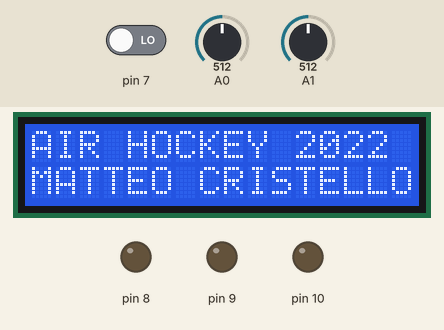
A sketch run on a simulated Arduino Uno, built with avr-gcc and run on an emulated ATmega328P. On the bench: 16×2 character LCD, output pins drawn as LEDs (lit = HIGH). Dashed ring = blinking. The inputs (shaded band) are chosen by the test bench; at power-on: pin 7 LOW, A0 = 512, A1 = 512.

Above: at 1.2 s.
1.3 s: pin 7 driven HIGH
At 2.1 s:
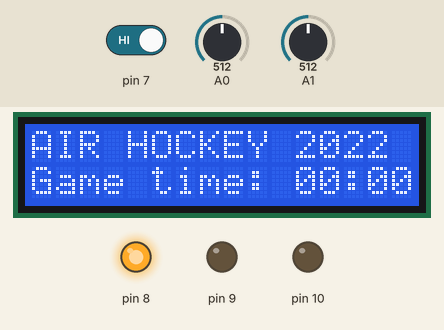
4.3 s: A0 set to 428
6.3 s: A0 set to 394
At 8.8 s:
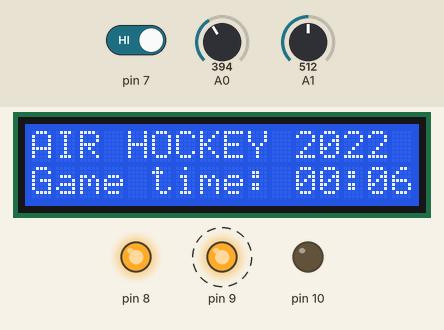
9.3 s: A1 set to 424
12.3 s: A1 set to 398
At 15.1 s:
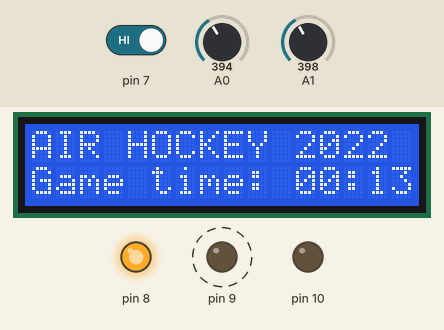
15.3 s: A0 set to 511
At 35.1 s:
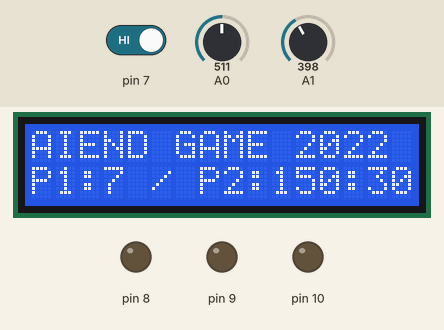
Timing chart, 0 to 36.6 s (numbered marks = the images above; inputs shaded):
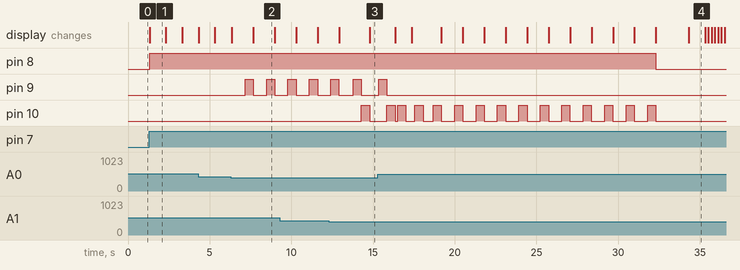

Measured:
- the behaviour switches between 413 and 412 on A0 (found by bisection; images 1 and 2)
- after the input at 1.3 s, pin 8: LOW → HIGH at once; the display: changes at once (image 1)
- after the input at 6.3 s, pin 9: alternates HIGH for 0.50 s and LOW for 0.81 s, starting after 0.86 s
- after the input at 12.3 s, pin 10: LOW → HIGH after 2.0 s, → LOW 0.50 s later
- after the input at 15.3 s, pin 8: HIGH → LOW after 17.0 s instead of 16.2 s
- what the display in image 1 shows lasts 1.0 s, from 1.3 s to 2.3 s
- what the display in image 2 shows lasts 1.3 s, from 7.7 s to 9.0 s

The sketch:

AirHockey.ino
```cpp
 /* AirHockey.ino */
/***************************************
 *  Air Hockey Arduino uno + Raspberry *
 *                                     *
 *     Matteo Cristello Mat 730976     *
 ***************************************/


#include <Arduino.h>
#include "HandlerFSM.h"

HandlerFSM *fsm;


void setup(){

  fsm = new HandlerFSM();
  fsm->setUp();
}

void loop(){


  fsm->schedule();

}
```

Button.h
```cpp
/* interface button.h */

#ifndef __BUTTON__
#define __BUTTON__

class Button {

   public:

	virtual bool isPressed() = 0;
};

#endif
```

ButtonImpl.cpp
```cpp
/* ButtonImpl.cpp */

#include "ButtonImpl.h"
#include "Arduino.h"

ButtonImpl::ButtonImpl(int pin){

	this->pin = pin;
	pinMode(pin,INPUT);
}
bool ButtonImpl::isPressed(){

	return digitalRead(pin) == HIGH;

}
```

ButtonImpl.h
```cpp
/* ButtonImpl.h */

#ifndef __BUTTONIMPL__
#define __BUTTONIMPL__

#include "Button.h"

class ButtonImpl: public Button{

   public:

	ButtonImpl(int pin);
	bool isPressed();

   private:

	int pin;
};

#endif
```

HandlerFSM.cpp
```cpp
/* HandlerFSM.cpp */

#include <Arduino.h>
#include "MyLiquidCrystal.h"
#include "config.h"
#include "HandlerFSM.h"
#include "HandlerImpl.h"


HandlerFSM::HandlerFSM(){
  this->game = WAIT_START_GAME;

}

void HandlerFSM::setUp(){
  initialize();
}
void HandlerFSM::schedule(){

  switch (this->game){
    case WAIT_START_GAME:
          waitStartGame();
          this->game = gamestate;
          break;
    case GAME_LOOP:
          gameLoop();
          this->game = gamestate;
          break;
    case GAME_END:
          gameEnd();
          this->game = gamestate;
          break;

  }
}
```

HandlerFSM.h
```cpp
/* HandlerFSM.h */

#ifndef __HANDLERFSM__
#define __HANDLERFSM__

class HandlerFSM {

    public:

    HandlerFSM();
    void setUp();
    void schedule();

  private:

    uint8_t game;
};

#endif
```

HandlerImpl.cpp
```cpp
/* HandlerImpl.cpp */

#include <Arduino.h>
#include "HandlerImpl.h"
#include "config.h"
#include "Led.h"
#include "ButtonImpl.h"
#include "MatchImpl.h"
#include "Photoresistor.h"
#include "MyliquidCrystal.h"
#include "arduino-timer.h"
#include "MSG.h"


  /* objects */

Light *lightStartGame;
Light *lightPlayerOneGoal;
Light *lightPlayerTwoGoal;

Button *buttonStartGame;

Match *match;

Photoresistor *photoResistorPlayerOne;
Photoresistor *photoResistorPlayerTwo;

MyliquidCrystal *_display;

MSG *msgScorePlayerOne;
MSG *msgScorePlayerTwo;

/* timer creating */
auto timerCheckButtonIsPressed = timer_create_default();
auto timerCheckGoalPlayerOne = timer_create_default();
auto timerCheckGoalPlayerTwo = timer_create_default();

/* check Led game */
bool lightGameOn = false;
bool lightPlayerOne = false;
bool lightPlayerTwo = false;

/* time for build the game time, timeNow is always = millis() */
long timeNow;
long totalGameTime;


/* for inizialing my fields objects */
int ScoreDefaultPlayerOne = 0;
int ScoreDefaultPlayerTwo = 0;

bool playedGame = false;

long waitForSeeResult = 2000;  /* millis() */
long timeGoal = 500;    /* millis() */

uint8_t gamestate; /* variable to handle FSM states */

bool pressed = false;       /*variable to handle the pressure of the button*/
bool goalPlayerOne = false;
bool goalPlayerTwo = false;


LiquidCrystal lcd(12, 11, 5, 4, 3, 2);


/*setting up all my objects*/
void initialize(){

      /* inizialization of my objects */
    match = new MatchImpl(ScoreDefaultPlayerOne, ScoreDefaultPlayerOne);
    lightStartGame = new Led(LED_GAME);
    lightPlayerOneGoal = new Led(LED_PLAYER_ONE);
    lightPlayerTwoGoal = new Led(LED_PLAYER_TWO);
    buttonStartGame = new ButtonImpl(BUTTON_GAME);
    photoResistorPlayerOne = new Photoresistor(P_PLAYER_ONE);
    photoResistorPlayerTwo = new Photoresistor(P_PLAYER_TWO);
    _display = new MyliquidCrystal(12, 11, 5, 4, 3, 2);
    timerCheckButtonIsPressed.every(50,CheckButton);

    Serial.begin(9600);    /* rate baud */

    _display->printIntestation(); /* start with the first instestation of the display */

    timeNow = 0;

    totalGameTime = 30000;  /*millis() 120000 (2min) */ /*30 000 = 30 secondi*/


}

/*      ====== procedure game state ======       */
void waitStartGame(){

  timerCheckButtonIsPressed.every(50,CheckButton);
  timerCheckButtonIsPressed.tick();

  if( pressed ){
    pressed = false;
    gamestate = GAME_LOOP;
  }else{
 gamestate = WAIT_START_GAME;
  }
}

void gameLoop(){
  timerCheckButtonIsPressed.every(50,CheckButton); /* setting up time for calling CheckButton() */
  timerCheckButtonIsPressed.tick();               /* tick() the timer */

    if (!lightGameOn && pressed) {

 // Serial.println("Starting Match...\n");
  timeNow = millis(); /* get timeNow with millis() */
  lcd.clear();


  while (millis() < timeNow + totalGameTime) {  /* while my game time is going... */


      _display->printIntestationGame(match->getScorePlayerOne(), match->getScorePlayerTwo()); /* get the instestation game */
      _display->digitalClock(timeNow);  /* get scores inside the intestation game */
      lightStartGame->switchOn(); /* switch on led game */
      lightGameOn = true;
      playedGame = true;


    timerCheckGoalPlayerOne.every(1000,checkGoalPlayerOne);
    timerCheckGoalPlayerTwo.every(1000,checkGoalPlayerTwo);
    timerCheckGoalPlayerTwo.tick();
    timerCheckGoalPlayerOne.tick();
      /* if PlayerOne makes a goal... */


   if (goalPlayerOne) {

    goalPlayerOne = false;
    match->playerOneGoal();
    lightPlayerOneGoal->switchOn();
    lightPlayerOne = true;
    delay(timeGoal);
    lightPlayerOneGoal->switchOff();
    lightPlayerOne = false;

    lcd.clear();
    _display->printIntestationGame(match->getScorePlayerOne
                 (),
                 match->getScorePlayerTwo());


      }


      /* if PlayerTwo makes a goal... */

    if (goalPlayerTwo) {
    goalPlayerTwo = false;
    match->playerTwoGoal();
    lightPlayerTwoGoal->switchOn();
    lightPlayerTwo = true;
    delay(timeGoal);
    lightPlayerTwoGoal->switchOff();
    lightPlayerTwo = false;

    lcd.clear();
    _display->printIntestationGame(match->getScorePlayerOne
                 (),
                 match->getScorePlayerTwo());

      }


  }     /* end while() */


  gamestate = GAME_END;

    }

  }


  void gameEnd(){
    lcd.clear();
  _display->printIntestationGame(match->getScorePlayerOne(),
            match->getScorePlayerTwo());
  _display->digitalClock(timeNow);
  lightStartGame->switchOff();
  lightGameOn = false;
  pressed = false;
  delay(waitForSeeResult);
  lcd.clear();


    /* end if-control button.... */
    if (playedGame != false) {

  _display->printEndGame(match->getScorePlayerOne(),
             match->getScorePlayerTwo());
  playedGame = false;
  _display->printIntestation();
  msgScorePlayerOne = new MSG(match->getScorePlayerOne());
  msgScorePlayerTwo = new MSG(match->getScorePlayerTwo());

 if(Serial.available() == 0){
   msgScorePlayerOne->sendMessage();
    msgScorePlayerTwo->sendMessage();
 }


  match->resetResults();/* reset scores, it will be ready for another game with a new scores*/
  gamestate = WAIT_START_GAME;
    }
  }


/* ====== procedure about timer ====== */

bool checkGoalPlayerOne(void *){
  if (photoResistorPlayerOne->isGoal(P_PLAYER_ONE) != false){
    goalPlayerOne = true;
  }
}

bool checkGoalPlayerTwo(void *){
   if (photoResistorPlayerTwo->isGoal(P_PLAYER_TWO) != false){
      goalPlayerTwo = true;
  }

}

 bool CheckButton(void *){
  if ( buttonStartGame->isPressed()) {
    pressed = true;
    }
  else
  pressed = false;
}
```

HandlerImpl.h
```cpp
/* HandlerImpl.h */

#ifndef __HANDLERIMPL__
#define __HANDLERIMPL__

void initialize();
void waitStartGame();
void selectNames();
void gameLoop();
void gameEnd();


bool checkGoalPlayerOne(void *);
bool checkGoalPlayerTwo(void *);
bool CheckButton(void *);

#endif
```

Led.cpp
```cpp
/* Led.cpp */

#include "Led.h"
#include "Arduino.h"

Led::Led(int pin){

	this->pin = pin;
	pinMode(pin,OUTPUT);
}

void Led::switchOn(){

	digitalWrite(pin,HIGH);
}

void Led::switchOff(){

	digitalWrite(pin,LOW);
};
```

Led.h
```cpp
/* Led.h */

#ifndef __LED__
#define __LED__

#include "Light.h"

class Led : public Light {

   public:

	Led(int pin);
	void switchOn();
	void switchOff();


   private:

	int pin;
};

#endif
```

Light.h
```cpp
/* interface Light.h */

#ifndef __LIGHT__
#define __LIGHT__

class Light {

   public:

	virtual void switchOn() = 0;
	virtual void switchOff() = 0;
};

#endif
```

MSG.cpp
```cpp
/* MSG.cpp */

#include <Arduino.h>
#include "MSG.h"

MSG::MSG(int content){
  this->content = content;
}

void MSG::sendMessage(){
  Serial.println(this->content);

}

int MSG::getMessage(){
  return this->content;
}
```

MSG.h
```cpp
/*MSG.h*/

#ifndef __MSG__
#define __MSG__

class MSG {

  public:

  MSG(int content);
  void sendMessage();
  int getMessage();

  private :

  int content;
};

#endif
```

Match.h
```cpp
/* interface Match.h */

#ifndef __MATCH__
#define __MATCH__

class Match {

   public:

	virtual int getScorePlayerOne();
	virtual int getScorePlayerTwo();
	virtual void playerOneGoal();
	virtual void playerTwoGoal();
  virtual void resetResults();


};

#endif
```

MatchImpl.cpp
```cpp
/* MatchImpl.cpp */

#include "MatchImpl.h"
#include <Arduino.h>

 MatchImpl::MatchImpl(int scorePlayerOne, int scorePlayerTwo){
  this->playerOneScore = scorePlayerOne;
  this->playerTwoScore = scorePlayerTwo;

}
int MatchImpl::getScorePlayerOne(){

		return this->playerOneScore;
}
int MatchImpl::getScorePlayerTwo(){

		return this->playerTwoScore;
}
void MatchImpl::playerOneGoal(){

    playerOneScore++;

}
void MatchImpl::playerTwoGoal(){

		playerTwoScore++;
}
void MatchImpl::resetResults(){

      this->playerOneScore = 0;
      this->playerTwoScore = 0;

}
```

MatchImpl.h
```cpp
/* MatchImpl.h */

#ifndef __MATCHIMPL__
#define __MATCHIMPL__

#include <Arduino.h>
#include "Match.h"

class MatchImpl: public Match {

   public:

  MatchImpl(int scorePlayerOne,int scorePlayerTwo);
	int getScorePlayerOne();
	int getScorePlayerTwo();
  void playerOneGoal();
	void playerTwoGoal();
  void resetResults();


   private:

	int playerOneScore = 0;
	int playerTwoScore = 0;

};
#endif
```

MyliquidCrystal.cpp
```cpp
/* MyliquidCrystal.cpp */

#include "MyliquidCrystal.h"


MyliquidCrystal::MyliquidCrystal(int pin1,int pin2,int pin3, int pin4, int pin5, int pin6){

	_display = new LiquidCrystal(pin1,pin2,pin3,pin4,pin5, pin6);

}

MyliquidCrystal::~MyliquidCrystal(){

}

void MyliquidCrystal::printIntestation() {

  _display->begin(16, 2);
  _display->print("AIR HOCKEY 2022");
  _display->setCursor(0,1);
  _display->print("MATTEO CRISTELLO");


}

void MyliquidCrystal::printIntestationGame(int playerOneScore, int playerTwoScore){

  _display->print("P1:");
  _display->print(playerOneScore);
  _display->print("  /  ");
  _display->print("P2:");
  _display->print(playerTwoScore);
  _display->setCursor(0,1);
  _display->print("Game time: ");

}

void MyliquidCrystal::digitalClock(long timeNow){

    long h,m,s;

    s = (millis() - timeNow ) / 1000;

    m = s / 60;
    h = s / 3600;
    s = s - m * 60;
    m = m - h * 60;


    printDigits(m);
    _display->print(":");
    printDigits(s);

}
void MyliquidCrystal::printDigits(int digits){

    if(digits < 10){

      _display->print('0');
      _display->print(digits);
    }
    else{
      _display->print(digits);
    }

}

void MyliquidCrystal::printEndGame(int playerOneScore, int playerTwoScore){

  _display->setCursor(2,0);
  _display->print("END GAME");
  _display->setCursor(0,1);
  _display->print("P1:");
  _display->print(playerOneScore);
  _display->print(" / ");
  _display->print("P2:");
  _display->print(playerTwoScore);
  delay(1000);

  for (int positionCounter = 0; positionCounter < 28; positionCounter++) {

    _display->scrollDisplayRight();
    delay(200);
  }
}
```

MyliquidCrystal.h
```cpp
/* MyLiquidCrystal.h */

#ifndef __MYLIQUIDCRYSTAL__
#define __MYLIQUIDCRYSTAL__

#include <LiquidCrystal.h>
#include "Arduino.h"

class MyliquidCrystal {

	public:

		MyliquidCrystal(int pin1,int pin2,int pin3, int pin4, int pin5, int pin6);
		~MyliquidCrystal();

   void printIntestation();
   void printIntestationGame(int playerOneScore, int playerTwoScore);
   void printEndGame(int playerOneScore, int playerTwoScore);
   void digitalClock(long timeNow);
   void printDigits(int digits);

	private:

	LiquidCrystal* _display;


};
#endif
```

Photoresistor.cpp
```cpp
/* Photoresistor.cpp*/

#include "Photoresistor.h"
#include "Arduino.h"
#include "Photoresistor.h"


Photoresistor::Photoresistor(int pin){

    this->pin = pin;
    this->intensity = analogRead(pin);
    pinMode(pin, INPUT);
    limit = this->intensity - 100;
}

void Photoresistor::checkIntensity(int pin){

	 this->intensity = analogRead(pin);

}
bool Photoresistor::isGoal(int pin){


    this->checkIntensity(pin);
    //Serial.println(intensity); /* check the intensity */

    if ( this->intensity <= limit ){
        delay(50);
        return true;
    }

    return false;
}

int Photoresistor::getIntensity(){

    return this->intensity;
}
```

Photoresistor.h
```cpp
/* Photoesistor.h */

#ifndef __PHOTORESISTOR__
#define __PHOTORESISTOR__


class Photoresistor {

   public:

	Photoresistor(int pin);
	void checkIntensity(int pin);
	bool isGoal(int pin);
  int getIntensity();

   private:

  int limit;
	int pin;
	int intensity = 0;
};

#endif
```

config.h
```cpp
/* config.h */

#ifndef __CONFIG__
#define __CONFIG__

#include <Arduino.h>
/* my libraries */
#include <Arduino.h>
#include <LiquidCrystal.h>
#include "Led.h"
#include "ButtonImpl.h"
#include "MatchImpl.h"
#include "Photoresistor.h"
#include "MyliquidCrystal.h"

/*define machine states*/
#define WAIT_START_GAME 0
#define SELECT_NAMES 1
#define GAME_LOOP 2
#define GAME_END 3

/* CONSTANTS PIN CONFIGURATION */
#define LED_GAME 8
#define LED_PLAYER_ONE 9
#define LED_PLAYER_TWO 10
#define BUTTON_GAME 7
#define P_PLAYER_ONE A0
#define P_PLAYER_TWO A1

extern uint8_t gamestate;

#endif
```

Source omitted: arduino-timer.h (7185 bytes)
